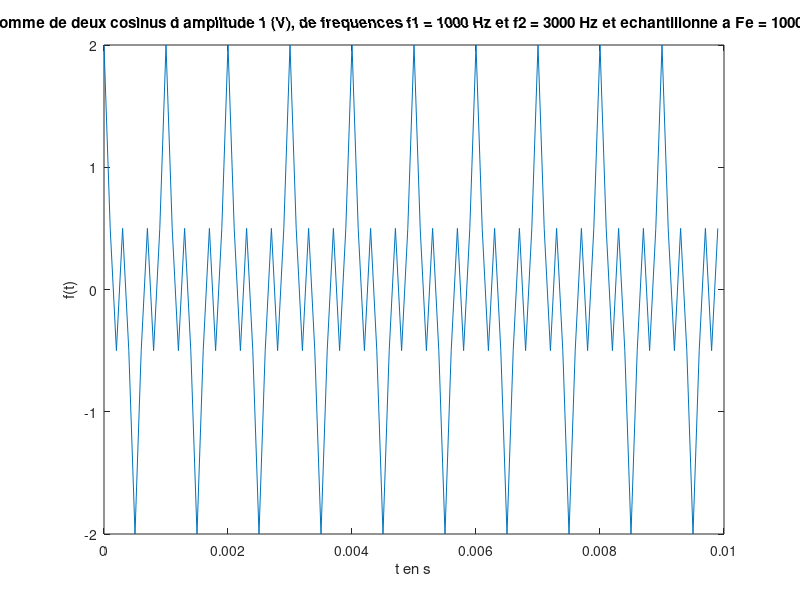
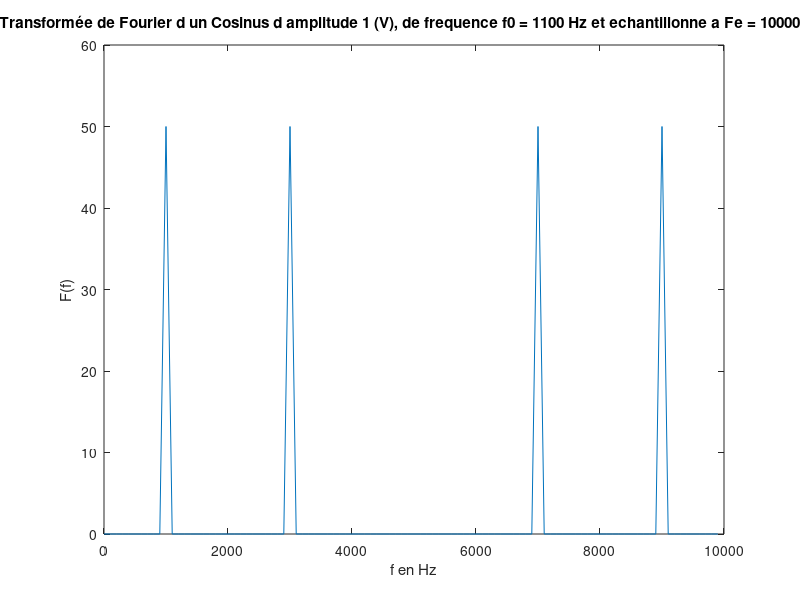
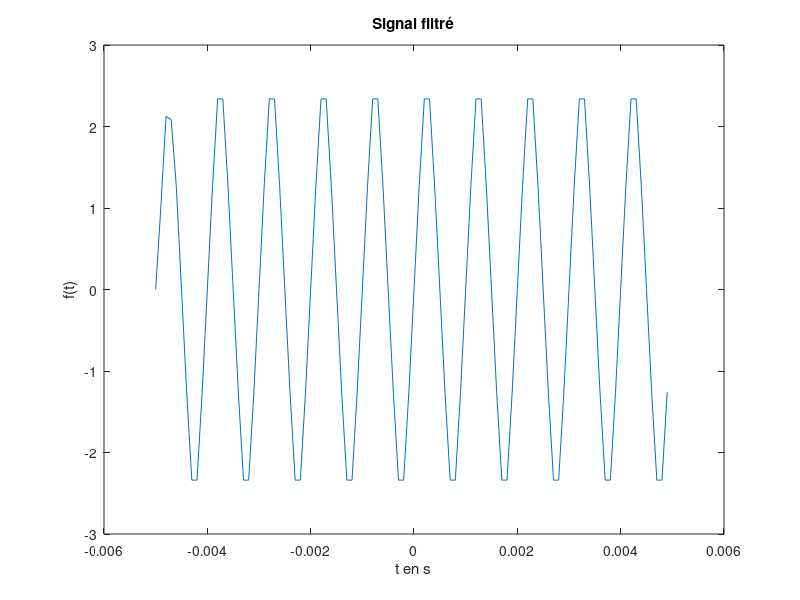
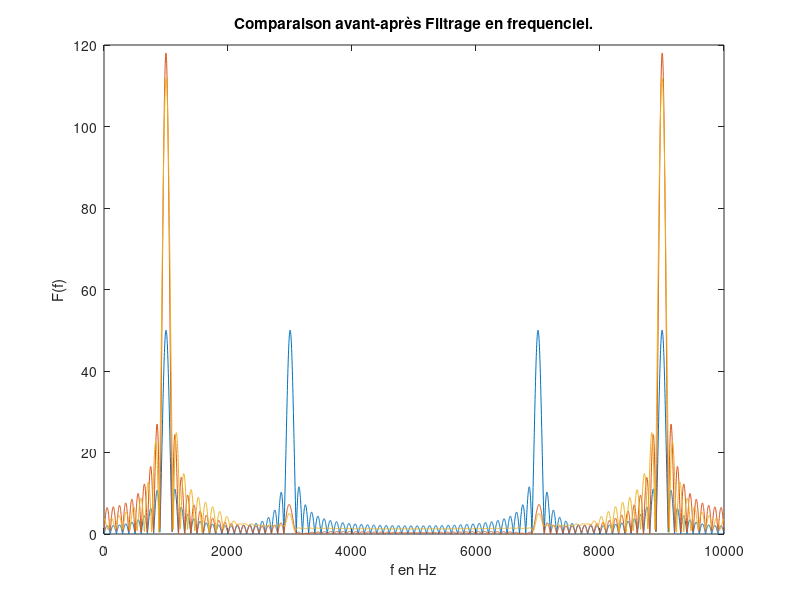

Write the MATLAB code that produced these figures, in order.
f1 = 1000;
f2 = 3000;
Fe = 10000;
N = 100;

T = [0 : 1/Fe : (N-1)/Fe];
F = [0 : Fe/N : (N-1)*Fe/N];

x = cos(2*pi*T*f1) + cos(2*pi*T*f2);

figure;
plot(T,x);

title('Somme de deux cosinus d amplitude 1 (V), de frequences f1 = 1000 Hz et f2 = 3000 Hz et echantillonne a Fe = 10000 Hz.');
xlabel('t en s');
ylabel('f(t)');

X = abs(fft(x));

figure;
plot(F,X);

title('Transformée de Fourier d un Cosinus d amplitude 1 (V), de frequence f0 = 1100 Hz et echantillonne a Fe = 10000 Hz.');
xlabel('f en Hz');
ylabel('F(f)');

fc = (f1+f2)/2;
ordre = 11;
N0 = (ordre-1)/2;
%Tp = [0 : 1/Fe : N0/Fe];
Tp = [-N0/(2*Fe) : 1/Fe : (N0-1)/(2*Fe)];

a = 1;
b = sinc(2*fc*Tp);

%figure;
%plot(F,abs(fft(b)));

Tx = [-N/(2*Fe) : 1/Fe : (N-1)/(2*Fe)];
xfiltred11 = filter(b,a,x);

ordre = 61;
N0 = (ordre-1)/2;
%Tp = [0 : 1/Fe : N0/Fe];
Tp = [-N0/(2*Fe) : 1/Fe : (N0-1)/(2*Fe)];

a = 1;
b = sinc(2*fc*Tp);

%figure;
%plot(abs(fft(b,4096)));

xfiltred61 = filter(b,a,x);

figure;
plot(Tx,xfiltred11);

title('Signal filtré');
xlabel('t en s');
ylabel('f(t)');

Nf = 4096;
X1 = abs(fft(x,Nf));
freq = linspace(0,Fe,Nf);

figure;
plot(freq,X1);
hold on;
X2 = abs(fft(xfiltred11, Nf));
plot(freq,X2);
X3 = abs(fft(xfiltred61, Nf));
plot(freq,X3);
hold off;

title('Comparaison avant-après Filtrage en frequenciel.');
xlabel('f en Hz');
ylabel('F(f)');


figure;
plot(T,x);
hold on;
plot(T,xfiltred11);
plot(T,xfiltred61);
hold off;

title('Comparaison avant-après Filtrage en temporel.');
xlabel('t en s');
ylabel('f(t)');
